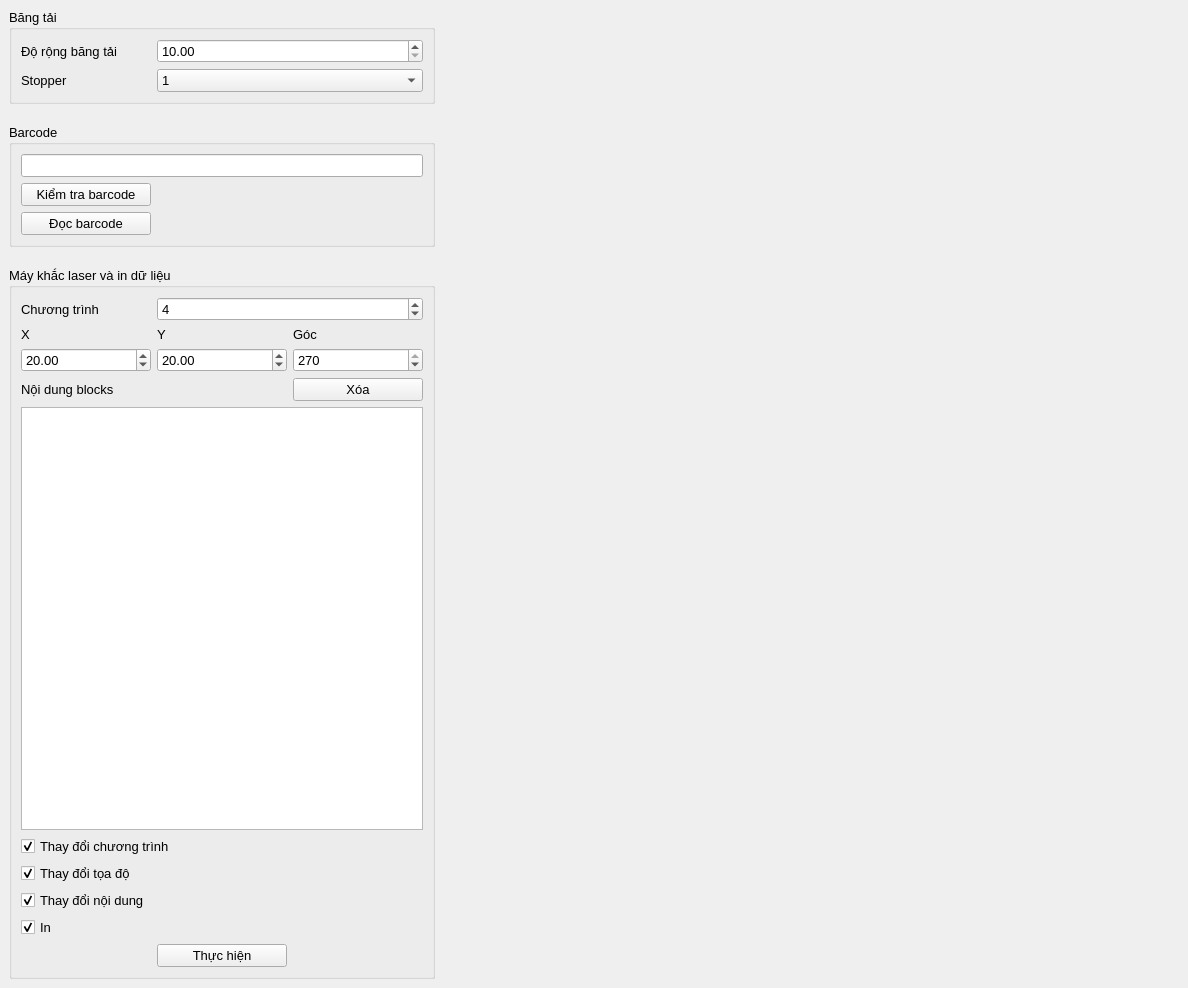
<?xml version="1.0" encoding="UTF-8"?>
<ui version="4.0">
 <class>ControlWindow</class>
 <widget class="QMainWindow" name="ControlWindow">
  <property name="geometry">
   <rect>
    <x>0</x>
    <y>0</y>
    <width>1188</width>
    <height>988</height>
   </rect>
  </property>
  <property name="font">
   <font>
    <pointsize>10</pointsize>
   </font>
  </property>
  <property name="windowTitle">
   <string>MainWindow</string>
  </property>
  <widget class="QWidget" name="centralwidget">
   <layout class="QGridLayout" name="gridLayout_2">
    <property name="horizontalSpacing">
     <number>30</number>
    </property>
    <property name="verticalSpacing">
     <number>20</number>
    </property>
    <item row="1" column="1">
     <widget class="QGroupBox" name="groupBox_5">
      <property name="minimumSize">
       <size>
        <width>300</width>
        <height>0</height>
       </size>
      </property>
      <property name="title">
       <string>Barcode</string>
      </property>
      <layout class="QGridLayout" name="gridLayout_5">
       <item row="1" column="0">
        <widget class="QPushButton" name="pushButton_4">
         <property name="text">
          <string>Kiểm tra barcode</string>
         </property>
        </widget>
       </item>
       <item row="2" column="0">
        <widget class="QPushButton" name="btnBarcodeRead">
         <property name="minimumSize">
          <size>
           <width>130</width>
           <height>0</height>
          </size>
         </property>
         <property name="text">
          <string>Đọc barcode</string>
         </property>
        </widget>
       </item>
       <item row="2" column="1">
        <spacer name="horizontalSpacer_3">
         <property name="orientation">
          <enum>Qt::Horizontal</enum>
         </property>
         <property name="sizeHint" stdset="0">
          <size>
           <width>40</width>
           <height>20</height>
          </size>
         </property>
        </spacer>
       </item>
       <item row="0" column="0" colspan="2">
        <widget class="QLineEdit" name="txtBarcodeData">
         <property name="readOnly">
          <bool>true</bool>
         </property>
        </widget>
       </item>
      </layout>
     </widget>
    </item>
    <item row="0" column="1">
     <widget class="QGroupBox" name="groupBox_4">
      <property name="minimumSize">
       <size>
        <width>0</width>
        <height>0</height>
       </size>
      </property>
      <property name="title">
       <string>Băng tải</string>
      </property>
      <layout class="QGridLayout" name="gridLayout_8">
       <item row="1" column="0">
        <widget class="QLabel" name="label_6">
         <property name="text">
          <string>Stopper</string>
         </property>
        </widget>
       </item>
       <item row="0" column="0">
        <widget class="QLabel" name="label_8">
         <property name="minimumSize">
          <size>
           <width>130</width>
           <height>0</height>
          </size>
         </property>
         <property name="text">
          <string>Độ rộng băng tải</string>
         </property>
        </widget>
       </item>
       <item row="0" column="1">
        <widget class="QDoubleSpinBox" name="spxCvWidth">
         <property name="sizePolicy">
          <sizepolicy hsizetype="Expanding" vsizetype="Fixed">
           <horstretch>0</horstretch>
           <verstretch>0</verstretch>
          </sizepolicy>
         </property>
         <property name="minimum">
          <double>10.000000000000000</double>
         </property>
         <property name="maximum">
          <double>300.000000000000000</double>
         </property>
         <property name="singleStep">
          <double>0.100000000000000</double>
         </property>
        </widget>
       </item>
       <item row="1" column="1">
        <widget class="QComboBox" name="cbxStopper">
         <property name="minimumSize">
          <size>
           <width>130</width>
           <height>0</height>
          </size>
         </property>
         <item>
          <property name="text">
           <string>1</string>
          </property>
         </item>
         <item>
          <property name="text">
           <string>2</string>
          </property>
         </item>
        </widget>
       </item>
      </layout>
     </widget>
    </item>
    <item row="1" column="2">
     <spacer name="horizontalSpacer">
      <property name="orientation">
       <enum>Qt::Horizontal</enum>
      </property>
      <property name="sizeHint" stdset="0">
       <size>
        <width>4000</width>
        <height>20</height>
       </size>
      </property>
     </spacer>
    </item>
    <item row="2" column="1">
     <widget class="QGroupBox" name="groupBox_3">
      <property name="sizePolicy">
       <sizepolicy hsizetype="Preferred" vsizetype="Expanding">
        <horstretch>0</horstretch>
        <verstretch>0</verstretch>
       </sizepolicy>
      </property>
      <property name="title">
       <string>Máy khắc laser và in dữ liệu</string>
      </property>
      <layout class="QGridLayout" name="gridLayout_6">
       <item row="0" column="0">
        <widget class="QLabel" name="label">
         <property name="minimumSize">
          <size>
           <width>130</width>
           <height>0</height>
          </size>
         </property>
         <property name="text">
          <string>Chương trình</string>
         </property>
        </widget>
       </item>
       <item row="0" column="1" colspan="2">
        <widget class="QSpinBox" name="spxProgram">
         <property name="minimum">
          <number>-10</number>
         </property>
         <property name="maximum">
          <number>9999</number>
         </property>
         <property name="value">
          <number>4</number>
         </property>
        </widget>
       </item>
       <item row="1" column="0">
        <widget class="QLabel" name="label_2">
         <property name="text">
          <string>X</string>
         </property>
        </widget>
       </item>
       <item row="6" column="0" colspan="3">
        <widget class="TableView" name="tbvMarkBlocks">
         <property name="minimumSize">
          <size>
           <width>200</width>
           <height>0</height>
          </size>
         </property>
         <property name="font">
          <font>
           <pointsize>12</pointsize>
          </font>
         </property>
         <attribute name="horizontalHeaderStretchLastSection">
          <bool>true</bool>
         </attribute>
         <attribute name="verticalHeaderVisible">
          <bool>false</bool>
         </attribute>
         <attribute name="verticalHeaderMinimumSectionSize">
          <number>24</number>
         </attribute>
         <attribute name="verticalHeaderDefaultSectionSize">
          <number>24</number>
         </attribute>
        </widget>
       </item>
       <item row="1" column="2">
        <widget class="QLabel" name="label_4">
         <property name="text">
          <string>Góc</string>
         </property>
        </widget>
       </item>
       <item row="2" column="1">
        <widget class="QDoubleSpinBox" name="spxMarkY">
         <property name="minimumSize">
          <size>
           <width>130</width>
           <height>0</height>
          </size>
         </property>
         <property name="minimum">
          <double>-300.000000000000000</double>
         </property>
         <property name="maximum">
          <double>300.000000000000000</double>
         </property>
         <property name="value">
          <double>20.000000000000000</double>
         </property>
        </widget>
       </item>
       <item row="2" column="2">
        <widget class="QSpinBox" name="spxMarkAngle">
         <property name="minimumSize">
          <size>
           <width>130</width>
           <height>0</height>
          </size>
         </property>
         <property name="minimum">
          <number>0</number>
         </property>
         <property name="maximum">
          <number>270</number>
         </property>
         <property name="singleStep">
          <number>90</number>
         </property>
         <property name="value">
          <number>270</number>
         </property>
        </widget>
       </item>
       <item row="1" column="1">
        <widget class="QLabel" name="label_3">
         <property name="text">
          <string>Y</string>
         </property>
        </widget>
       </item>
       <item row="5" column="0" colspan="2">
        <widget class="QLabel" name="label_5">
         <property name="text">
          <string>Nội dung blocks</string>
         </property>
        </widget>
       </item>
       <item row="2" column="0">
        <widget class="QDoubleSpinBox" name="spxMarkX">
         <property name="minimumSize">
          <size>
           <width>100</width>
           <height>0</height>
          </size>
         </property>
         <property name="minimum">
          <double>-300.000000000000000</double>
         </property>
         <property name="maximum">
          <double>300.000000000000000</double>
         </property>
         <property name="value">
          <double>20.000000000000000</double>
         </property>
        </widget>
       </item>
       <item row="5" column="2">
        <widget class="QPushButton" name="btnBlockClear">
         <property name="text">
          <string>Xóa</string>
         </property>
        </widget>
       </item>
       <item row="7" column="0" colspan="3">
        <widget class="QCheckBox" name="chxChangeProgram">
         <property name="text">
          <string>Thay đổi chương trình</string>
         </property>
         <property name="checked">
          <bool>true</bool>
         </property>
        </widget>
       </item>
       <item row="8" column="0" colspan="3">
        <widget class="QCheckBox" name="chxChangePos">
         <property name="text">
          <string>Thay đổi tọa độ</string>
         </property>
         <property name="checked">
          <bool>true</bool>
         </property>
        </widget>
       </item>
       <item row="9" column="0" colspan="3">
        <widget class="QCheckBox" name="chxChangeContent">
         <property name="text">
          <string>Thay đổi nội dung</string>
         </property>
         <property name="checked">
          <bool>true</bool>
         </property>
        </widget>
       </item>
       <item row="10" column="0" colspan="3">
        <widget class="QCheckBox" name="chxPrint">
         <property name="text">
          <string>In</string>
         </property>
         <property name="checked">
          <bool>true</bool>
         </property>
        </widget>
       </item>
       <item row="11" column="1">
        <widget class="QPushButton" name="btnMark">
         <property name="text">
          <string>Thực hiện</string>
         </property>
        </widget>
       </item>
      </layout>
     </widget>
    </item>
   </layout>
  </widget>
 </widget>
 <customwidgets>
  <customwidget>
   <class>TableView</class>
   <extends>QTableView</extends>
   <header>tableview.h</header>
  </customwidget>
 </customwidgets>
 <resources/>
 <connections/>
</ui>
